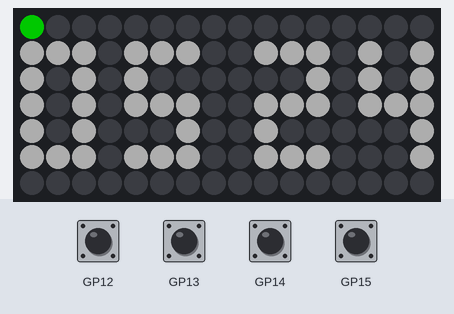
Bench run of a program on a simulated Raspberry Pi Pico running MicroPython. Parts: 16×7 RGB LED matrix. The test bench sets the inputs (shaded band). Dim RGB values are drawn brighter than linear; WiFi joins after 1.5 s; the clock reads 2024-03-15 10:24:30 at power-on unless the program sets it; values from a settings file that is not in the repository are placeholders.

Above: at 2.7 s.
2.8 s: button B pressed for 0.15 s
At 3.6 s:
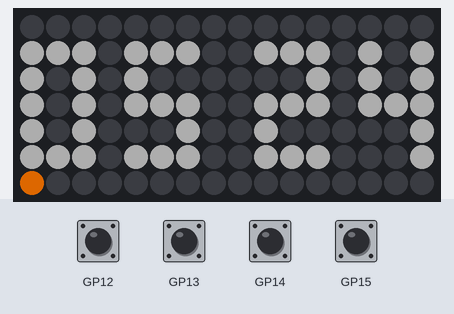
4.4 s: button X pressed for 0.15 s
At 5.1 s:
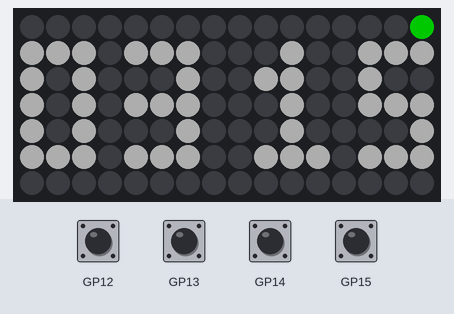
6.0 s: button Y pressed for 0.15 s
At 6.7 s:
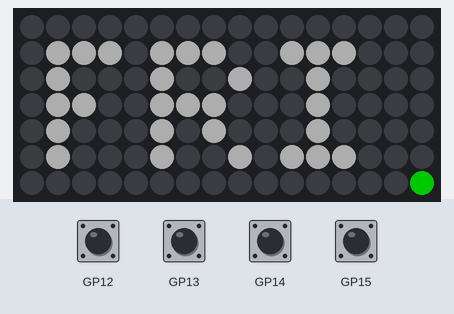
7.6 s: button B pressed for 1 s
At 8.3 s:
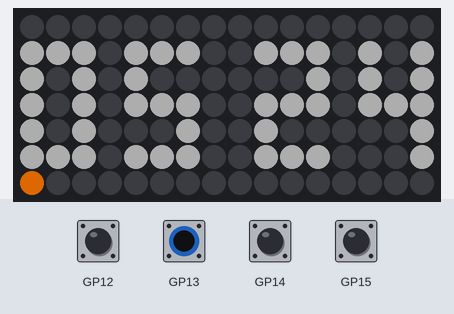
10.1 s: button Y pressed for 1 s
At 12.0 s:
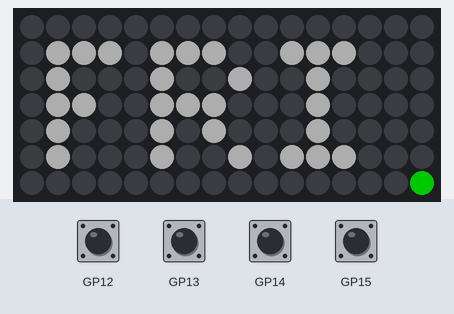
Timing chart, 0 to 13.5 s (numbered marks = the images above; inputs shaded):
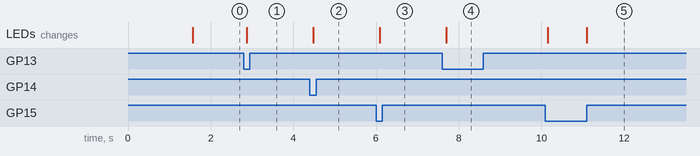

The program:

main_4_screens.py
```python
# (licence header left out)
import network
import ntptime
import time
from picounicorn import PicoUnicorn
from config import WIFI_SSID, WIFI_PASSWORD

# Connect WiFi
wlan = network.WLAN(network.STA_IF)
wlan.active(True)
wlan.connect(WIFI_SSID, WIFI_PASSWORD)

timeout = 15
start = time.time()
while not wlan.isconnected():
    if time.time() - start > timeout:
        break
    time.sleep(0.5)

# Sync time
ntptime.settime()

u = PicoUnicorn()
WIDTH = u.get_width()
HEIGHT = u.get_height()

DIGITS = {
    '0': [0b111, 0b101, 0b101, 0b101, 0b111],
    '1': [0b010, 0b110, 0b010, 0b010, 0b111],
    '2': [0b111, 0b001, 0b111, 0b100, 0b111],
    '3': [0b111, 0b001, 0b111, 0b001, 0b111],
    '4': [0b101, 0b101, 0b111, 0b001, 0b001],
    '5': [0b111, 0b100, 0b111, 0b001, 0b111],
    '6': [0b111, 0b100, 0b111, 0b101, 0b111],
    '7': [0b111, 0b001, 0b001, 0b001, 0b001],
    '8': [0b111, 0b101, 0b111, 0b101, 0b111],
    '9': [0b111, 0b101, 0b111, 0b001, 0b111],
}

LETTERS = {
    'M': (5, [0b10001, 0b11011, 0b10101, 0b10001, 0b10001]),
    'O': (4, [0b0110, 0b1001, 0b1001, 0b1001, 0b0110]),
    'N': (4, [0b1001, 0b1101, 0b1011, 0b1001, 0b1001]),
    'T': (3, [0b111, 0b010, 0b010, 0b010, 0b010]),
    'U': (4, [0b1001, 0b1001, 0b1001, 0b1001, 0b0110]),
    'E': (3, [0b111, 0b100, 0b110, 0b100, 0b111]),
    'W': (5, [0b10001, 0b10001, 0b10101, 0b10101, 0b01010]),
    'D': (4, [0b1110, 0b1001, 0b1001, 0b1001, 0b1110]),
    'H': (4, [0b1001, 0b1001, 0b1111, 0b1001, 0b1001]),
    'R': (4, [0b1110, 0b1001, 0b1110, 0b1010, 0b1001]),
    'I': (3, [0b111, 0b010, 0b010, 0b010, 0b111]),
    'F': (3, [0b111, 0b100, 0b110, 0b100, 0b100]),
    'A': (4, [0b0110, 0b1001, 0b1111, 0b1001, 0b1001]),
    'S': (4, [0b0111, 0b1000, 0b0110, 0b0001, 0b1110]),
}

OFFSETS = {
    'MON': (1, 7, 12),
    'TUE': (1, 5, 10),
    'WED': (1, 7, 11),
    'THU': (1, 5, 10),
    'FRI': (1, 5, 10),
    'SAT': (1, 6, 11),
    'SUN': (1, 6, 11),
}

DAYS = ['MON', 'TUE', 'WED', 'THU', 'FRI', 'SAT', 'SUN']

# this applies only to US, not other countries and does not apply to Arizona where time
# does not change in some parts of the state.
# this is based on the premise that DST in the US begins 2nd Sun of Mar and ends 1st Sun of Nov

def is_dst(year, month, day, weekday):
    # weekday: 0=Monday, 6=Sunday in MicroPython
    if month < 3 or month > 11:
        return False
    if month > 3 and month < 11:
        return True
    if month == 3:
        # second Sunday of March
        second_sunday = 14 - (weekday + 6) % 7
        return day >= second_sunday
    if month == 11:
        # first Sunday of November
        first_sunday = 7 - (weekday + 6) % 7
        return day < first_sunday

def local_hour(utc_hour, year, month, day, weekday):
    offset = -5 if is_dst(year, month, day, weekday) else -6
    hour_24 = (utc_hour + offset) % 24
    hour_12 = hour_24 % 12
    if hour_12 == 0:
        hour_12 = 12
    return hour_12, hour_24 >= 12

def draw_char(char, x_offset, r, g, b):
    if char not in DIGITS:
        return
    rows = DIGITS[char]
    for y, row in enumerate(rows):
        for x in range(3):
            if row & (0b100 >> x):
                px = x_offset + x
                py = y + 1
                if 0 <= px < WIDTH and 0 <= py < HEIGHT:
                    u.set_pixel(px, py, r, g, b)

def draw_ampm(is_pm):
    if not is_pm:
        u.set_pixel(0, 6, 150, 70, 0)   # AM - yellow
    else:
        u.set_pixel(0, 6, 0, 0, 150)    # PM - blue

def draw_letter(char, x_offset, r, g, b):
    if char not in LETTERS:
        return
    width, rows = LETTERS[char]
    for y, row in enumerate(rows):
        for x in range(width):
            if row & (1 << (width - 1 - x)):
                px = x_offset + x
                py = y + 1
                if 0 <= px < WIDTH and 0 <= py < HEIGHT:
                    u.set_pixel(px, py, r, g, b)

def local_time(now):
    offset = -5 if is_dst(now[0], now[1], now[2], now[6]) else -6
    t = time.mktime(now)
    t += offset * 3600
    return time.localtime(t)

def clear():
    for x in range(WIDTH):
        for y in range(HEIGHT):
            u.set_pixel(x, y, 0, 0, 0)

# positions: H1=0, H2=4, gap, M1=9, M2=13
# H1 at 0, H2 at 4, M1 at 9, M2 at 13
# that's 3+1+3+2+3+1+3 = 16 exactly

mode = 0  # 0=24h, 1=12h, 2=date, 3=dow
last_display = 0
last_sync = time.time()

while True:
    # check buttons
    if u.is_pressed(PicoUnicorn.BUTTON_A):
        mode = 0
        last_display = 0
    elif u.is_pressed(PicoUnicorn.BUTTON_B):
        mode = 1
        last_display = 0
    elif u.is_pressed(PicoUnicorn.BUTTON_X):
        mode = 2
        last_display = 0
    elif u.is_pressed(PicoUnicorn.BUTTON_Y):
        mode = 3
        last_display = 0

    # resync NTP every hour
    if time.time() - last_sync > 3600:
        try:
            ntptime.settime()
            last_sync = time.time()
        except:
            pass

    # only redraw every 30 seconds
    if time.time() - last_display < 30:
        time.sleep(0.1)
        continue

    last_display = time.time()
    now_utc = time.localtime()
    now = local_time(now_utc)

    clear()

    if mode == 0:
        # 24h clock
        hour_24 = (now_utc[3] + (-5 if is_dst(now[0], now[1], now[2], now[6]) else -6)) % 24
        minute = now[4]
        h1 = '{:02d}'.format(hour_24)[0]
        h2 = '{:02d}'.format(hour_24)[1]
        m1 = '{:02d}'.format(minute)[0]
        m2 = '{:02d}'.format(minute)[1]
        u.set_pixel(0, 0, 0, 100, 0)
        draw_char(h1, 0, 50, 50, 50)
        draw_char(h2, 4, 50, 50, 50)
        draw_char(m1, 9, 50, 50, 50)
        draw_char(m2, 13, 50, 50, 50)

    elif mode == 1:
        # 12h clock
        hour_12, is_pm = local_hour(now_utc[3], now[0], now[1], now[2], now[6])
        minute = now[4]
        h1 = '{:02d}'.format(hour_12)[0]
        h2 = '{:02d}'.format(hour_12)[1]
        m1 = '{:02d}'.format(minute)[0]
        m2 = '{:02d}'.format(minute)[1]
        draw_ampm(is_pm)
        draw_char(h1, 0, 50, 50, 50)
        draw_char(h2, 4, 50, 50, 50)
        draw_char(m1, 9, 50, 50, 50)
        draw_char(m2, 13, 50, 50, 50)

    elif mode == 2:
        # date MM DD
        month = now[1]
        day = now[2]
        mo1 = '{:02d}'.format(month)[0]
        mo2 = '{:02d}'.format(month)[1]
        d1 = '{:02d}'.format(day)[0]
        d2 = '{:02d}'.format(day)[1]
        u.set_pixel(15, 0, 0, 100, 0)
        draw_char(mo1, 0, 50, 50, 50)
        draw_char(mo2, 4, 50, 50, 50)
        draw_char(d1, 9, 50, 50, 50)
        draw_char(d2, 13, 50, 50, 50)

    elif mode == 3:
        # day of week
        dow = DAYS[now[6]]
        offsets = OFFSETS[dow]
        u.set_pixel(15, 6, 0, 100, 0)
        draw_letter(dow[0], offsets[0], 50, 50, 50)
        draw_letter(dow[1], offsets[1], 50, 50, 50)
        draw_letter(dow[2], offsets[2], 50, 50, 50)

    time.sleep(0.1)
```

Measured:
- after the input at 2.8 s, the LEDs: change after 0.08 s (image 1)
- after the input at 4.4 s, the LEDs: change after 0.08 s (image 2)
- after the input at 6.0 s, the LEDs: change after 0.09 s (image 3)
- after the input at 7.6 s, the LEDs: change after 0.10 s (image 4)
- after the input at 10.1 s, the LEDs: change after 0.06 s (image 5)
